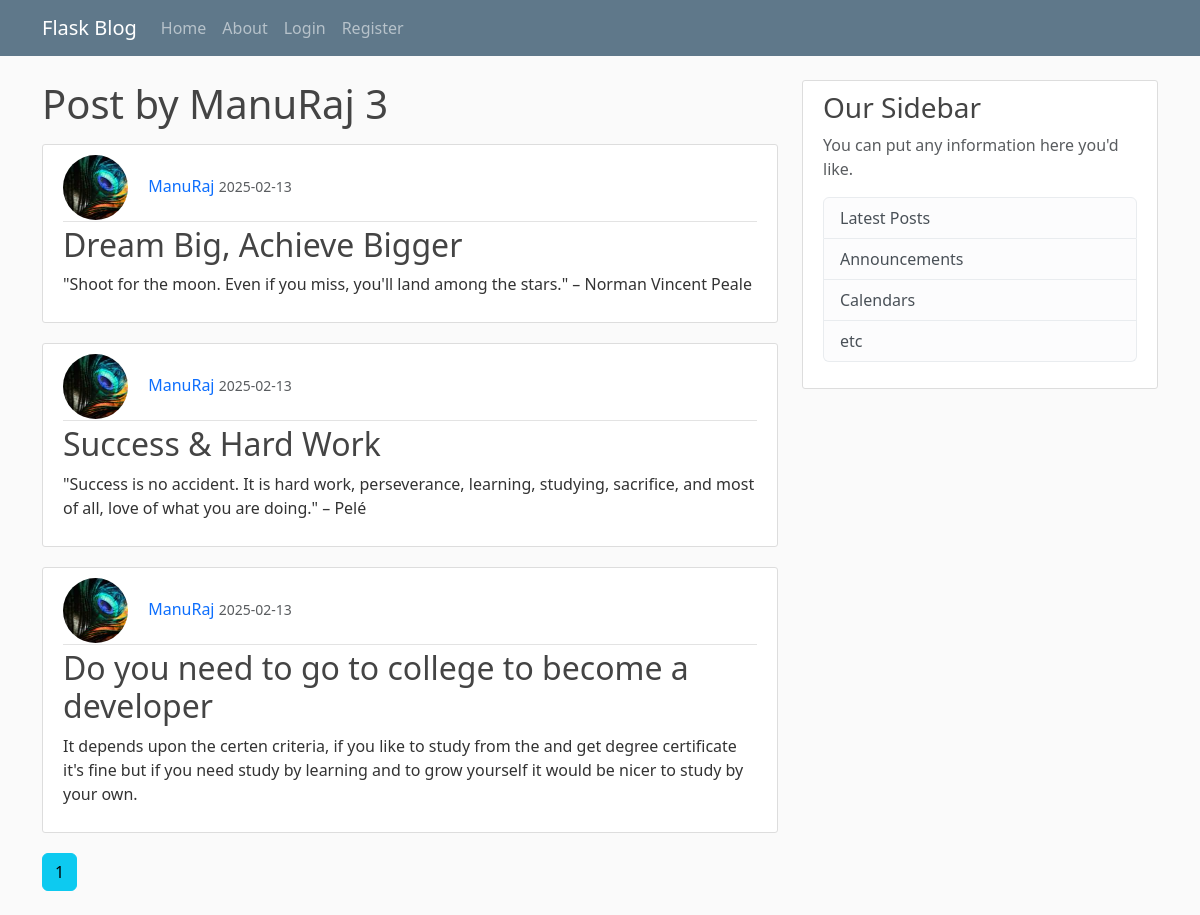
Screenshot of /user/ManuRaj with the database file from the repository.
### main/models.py (models this page shows, shortened)
class User(db.Model, UserMixin):
    id = db.Column(db.Integer, primary_key=True)
    username = db.Column(db.String(20), unique=True, nullable=False)
    email = db.Column(db.String(120), unique=True, nullable=False)
    image_file = db.Column(db.String(20), nullable=False, default='default.jpg')
    password = db.Column(db.String(60), nullable=False)
    posts = db.relationship('Post',backref='author', lazy=True)

class Post(db.Model):
    id = db.Column(db.Integer, primary_key=True)
    title = db.Column(db.String(100), nullable=False)
    date_posted = db.Column(db.DateTime, nullable=False, default=datetime.utcnow)
    content = db.Column(db.Text, nullable=False)
    user_id = db.Column(db.Integer, db.ForeignKey('user.id'), nullable=False)

### main/routes.py (the view)
@app.route("/user/<string:username>")
def user_posts(username):
    page = request.args.get('page', 1, type=int)
    user = User.query.filter_by(username=username).first_or_404()
    posts = Post.query.filter_by(author=user)\
        .order_by(Post.date_posted.desc())\
        .paginate(page=page, per_page=5)
    return render_template("user_posts.html", posts = posts, user=user)

### main/templates/user_posts.html (shortened to what this page needs)
{% extends "layout.html" %}
{% block content %}
    <h1 class="mb-3">Post by {{user.username}} {{ posts.total }}</h1>
    {% for post in posts.items %}
        <article class="media content-section">
            <div class="media-body">
            <div class="article-metadata">
                <img class="rounded-circle article-img" src="{{url_for('static', filename='profile/' + post.author.image_file)}}" alt="">
                <a class="decoration mr-2" href="{{url_for('user_posts', username=post.author.username)}}">{{ post.author.username }}</a>
                <small class="text-muted">{{ post.date_posted.strftime('%Y-%m-%d') }}</small>
            </div>
            <h2><a class="decoration article-title" href="{{url_for('post', post_id=post.id)}}">{{ post.title }}</a></h2>
            <p class="article-content">{{ post.content }}</p>
            </div>
        </article>
    {% endfor %}
    {% for page_num in posts.iter_pages(left_edge=1, right_edge=1, left_current=1, right_current=2) %}
        {% if page_num %}
            {% if posts.page == page_num %}
                <a class="btn btn-info mb-4 decoration" href="{{ url_for('user_posts', username=user.username, page=page_num) }}">{{page_num}}</a>
            {% else %}
                <a class="btn btn-outline-info mb-4 decoration" href="{{ url_for('user_posts', username=user.username, page=page_num) }}">{{page_num}}</a>
            {% endif %}
        {% else %}
            ...
        {% endif %}
    {% endfor %}
{% endblock %}

### main/static/main.css (style rules this page uses)
body { background: #fafafa; color: #333333; margin-top: 5rem; }
h1, h2, h3, h4, h5, h6 { color: #444444; }
.content-section { background: #ffffff; padding: 10px 20px; border: 1px solid #dddddd; border-radius: 3px; margin-bottom: 20px; }
.article-title { color: #444444; }
.article-content { white-space: pre-line; }
.article-img { height: 65px; width: 65px; margin-right: 16px; }
.article-metadata { padding-bottom: 1px; margin-bottom: 4px; border-bottom: 1px solid #e3e3e3 }

### main/templates/user_posts.html (style rules this page uses)
.decoration { text-decoration: none; }

### rows the page displays
User: username "ManuRaj"
Post: image_file (picture), author.username "ManuRaj", date_posted "2025-02-13", title "Dream Big, Achieve Bigger", content "\"Shoot for the moon. Even if you miss, you'll land among the stars.\" – Norman Vincent Peale"
Post: image_file (picture), author.username "ManuRaj", date_posted "2025-02-13", title "Success & Hard Work", content "\"Success is no accident. It is hard work, perseverance, learning, studying, sacrifice, and most of all, love of what you are doing.\" – Pelé"
Post: image_file (picture), author.username "ManuRaj", date_posted "2025-02-13", title "Do you need to go to college to become a developer", content "It depends upon the certen criteria, if you like to study from the and get degree certificate it's fine but if you need study by learning and to grow yourself it would be nicer to study by your own."

### other values shown
{{ posts.total }} "3"
{{ page_num }} "1"
